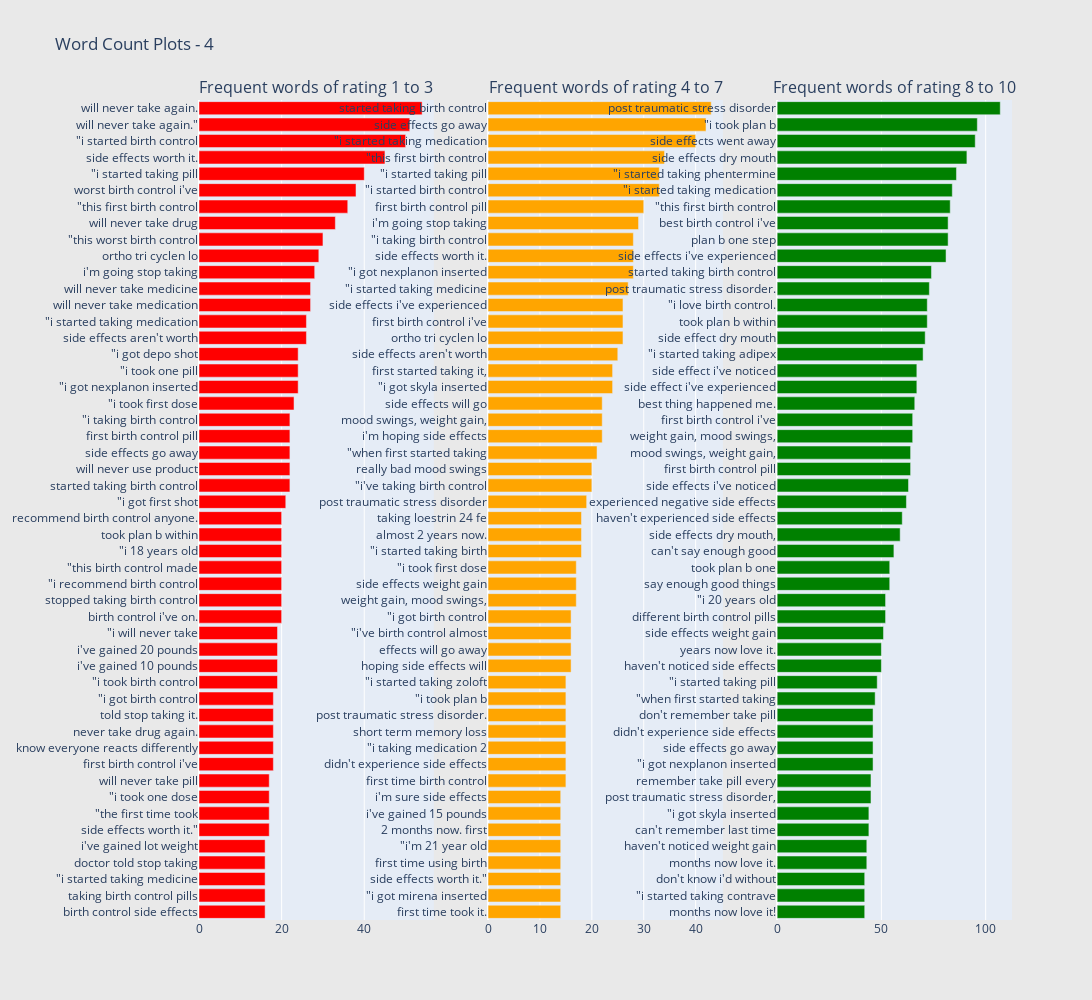

The cell this chart's notebook holds for it:
### Markdown cell above
4-gram 분석

### Code cell
# Good
freq_dict = defaultdict(int)
for sent in df_all_good["review"]:
    for word in generate_ngrams(sent,4):
        freq_dict[word] += 1
fd_sorted = pd.DataFrame(sorted(freq_dict.items(), key=lambda x: x[1])[::-1])
fd_sorted.columns = ["word", "wordcount"]
trace0 = horizontal_bar_chart(fd_sorted.head(50), 'green')

# soso
freq_dict = defaultdict(int)
for sent in df_all_so["review"]:
    for word in generate_ngrams(sent,4):
        freq_dict[word] += 1
fd_sorted = pd.DataFrame(sorted(freq_dict.items(), key=lambda x: x[1])[::-1])
fd_sorted.columns = ["word", "wordcount"]
trace1 = horizontal_bar_chart(fd_sorted.head(50), 'orange')

# bad
freq_dict = defaultdict(int)
for sent in df_all_bad["review"]:
    for word in generate_ngrams(sent,4):
        freq_dict[word] += 1
fd_sorted = pd.DataFrame(sorted(freq_dict.items(), key=lambda x: x[1])[::-1])
fd_sorted.columns = ["word", "wordcount"]
trace2 = horizontal_bar_chart(fd_sorted.head(50), 'red')

#시각화
fig = tools.make_subplots(rows=1, cols=3, vertical_spacing=0.2, 
                          subplot_titles=["Frequent words of rating 1 to 3", 
                                          "Frequent words of rating 4 to 7",
                                          "Frequent words of rating 8 to 10"])
fig.append_trace(trace2, 1, 1)
fig.append_trace(trace1, 1, 2)
fig.append_trace(trace0, 1, 3)
fig['layout'].update(height=1000, width=2000, paper_bgcolor='rgb(233,233,233)', title="Word Count Plots - 4")
py.iplot(fig, filename='word-plots')

### Figure 1 — Plotly figure (JSON) as saved in the notebook; plotly's stock layout.template omitted (floating-point values rounded to 4 significant figures)
{"data": [{"marker": {"color": "red"}, "orientation": "h", "showlegend": false, "type": "bar", "x": [16, 16, 16, 16, 16, 17, 17, 17, 17, 18, 18, 18, 18, 18, 19, 19, 19, 19, 20, 20, 20, 20, 20, 20, 20, 21, 22, 22, 22, 22, 22, 23, 24, 24, 24, 26, 26, 27, 27, 28, 29, 30, 33, 36, 38, 40, 45, 50, 51, 54], "xaxis": "x", "y": ["birth control side effects", "taking birth control pills", "\"i started taking medicine", "doctor told stop taking", "i&#039;ve gained lot weight", "side effects worth it.\"", "\"the first time took", "\"i took one dose", "will never take pill", "first birth control i&#039;ve", "know everyone reacts differently", "never take drug again.", "told stop taking it.", "\"i got birth control", "\"i took birth control", "i&#039;ve gained 10 pounds", "i&#039;ve gained 20 pounds", "\"i will never take", "birth control i&#039;ve on.", "stopped taking birth control", "\"i recommend birth control", "\"this birth control made", "\"i 18 years old", "took plan b within", "recommend birth control anyone.", "\"i got first shot", "started taking birth control", "will never use product", "side effects go away", "first birth control pill", "\"i taking birth control", "\"i took first dose", "\"i got nexplanon inserted", "\"i took one pill", "\"i got depo shot", "side effects aren&#039;t worth", "\"i started taking medication", "will never take medication", "will never take medicine", "i&#039;m going stop taking", "ortho tri cyclen lo", "\"this worst birth control", "will never take drug", "\"this first birth control", "worst birth control i&#039;ve", "\"i started taking pill", "side effects worth it.", "\"i started birth control", "will never take again.\"", "will never take again."], "yaxis": "y"}, {"marker": {"color": "orange"}, "orientation": "h", "showlegend": false, "type": "bar", "x": [14, 14, 14, 14, 14, 14, 14, 14, 15, 15, 15, 15, 15, 15, 15, 16, 16, 16, 16, 17, 17, 17, 18, 18, 18, 19, 20, 20, 21, 22, 22, 22, 24, 24, 25, 26, 26, 26, 27, 28, 28, 28, 29, 30, 33, 33, 34, 40, 42, 43], "xaxis": "x2", "y": ["first time took it.", "\"i got mirena inserted", "side effects worth it.\"", "first time using birth", "\"i&#039;m 21 year old", "2 months now. first", "i&#039;ve gained 15 pounds", "i&#039;m sure side effects", "first time birth control", "didn&#039;t experience side effects", "\"i taking medication 2", "short term memory loss", "post traumatic stress disorder.", "\"i took plan b", "\"i started taking zoloft", "hoping side effects will", "effects will go away", "\"i&#039;ve birth control almost", "\"i got birth control", "weight gain, mood swings,", "side effects weight gain", "\"i took first dose", "\"i started taking birth", "almost 2 years now.", "taking loestrin 24 fe", "post traumatic stress disorder", "\"i&#039;ve taking birth control", "really bad mood swings", "\"when first started taking", "i&#039;m hoping side effects", "mood swings, weight gain,", "side effects will go", "\"i got skyla inserted", "first started taking it,", "side effects aren&#039;t worth", "ortho tri cyclen lo", "first birth control i&#039;ve", "side effects i&#039;ve experienced", "\"i started taking medicine", "\"i got nexplanon inserted", "side effects worth it.", "\"i taking birth control", "i&#039;m going stop taking", "first birth control pill", "\"i started birth control", "\"i started taking pill", "\"this first birth control", "\"i started taking medication", "side effects go away", "started taking birth control"], "yaxis": "y2"}, {"marker": {"color": "green"}, "orientation": "h", "showlegend": false, "type": "bar", "x": [42, 42, 42, 43, 43, 44, 44, 45, 45, 46, 46, 46, 46, 47, 48, 50, 50, 51, 52, 52, 54, 54, 56, 59, 60, 62, 63, 64, 64, 65, 65, 66, 67, 67, 70, 71, 72, 72, 73, 74, 81, 82, 82, 83, 84, 86, 91, 95, 96, 107], "xaxis": "x3", "y": ["months now love it!", "\"i started taking contrave", "don&#039;t know i&#039;d without", "months now love it.", "haven&#039;t noticed weight gain", "can&#039;t remember last time", "\"i got skyla inserted", "post traumatic stress disorder,", "remember take pill every", "\"i got nexplanon inserted", "side effects go away", "didn&#039;t experience side effects", "don&#039;t remember take pill", "\"when first started taking", "\"i started taking pill", "haven&#039;t noticed side effects", "years now love it.", "side effects weight gain", "different birth control pills", "\"i 20 years old", "say enough good things", "took plan b one", "can&#039;t say enough good", "side effects dry mouth,", "haven&#039;t experienced side effects", "experienced negative side effects", "side effects i&#039;ve noticed", "first birth control pill", "mood swings, weight gain,", "weight gain, mood swings,", "first birth control i&#039;ve", "best thing happened me.", "side effect i&#039;ve experienced", "side effect i&#039;ve noticed", "\"i started taking adipex", "side effect dry mouth", "took plan b within", "\"i love birth control.", "post traumatic stress disorder.", "started taking birth control", "side effects i&#039;ve experienced", "plan b one step", "best birth control i&#039;ve", "\"this first birth control", "\"i started taking medication", "\"i started taking phentermine", "side effects dry mouth", "side effects went away", "\"i took plan b", "post traumatic stress disorder"], "yaxis": "y3"}], "layout": {"annotations": [{"font": {"size": 16}, "showarrow": false, "text": "Frequent words of rating 1 to 3", "x": 0.1444, "xanchor": "center", "xref": "paper", "y": 1, "yanchor": "bottom", "yref": "paper"}, {"font": {"size": 16}, "showarrow": false, "text": "Frequent words of rating 4 to 7", "x": 0.5, "xanchor": "center", "xref": "paper", "y": 1, "yanchor": "bottom", "yref": "paper"}, {"font": {"size": 16}, "showarrow": false, "text": "Frequent words of rating 8 to 10", "x": 0.8556, "xanchor": "center", "xref": "paper", "y": 1, "yanchor": "bottom", "yref": "paper"}], "height": 1000, "paper_bgcolor": "rgb(233,233,233)", "title": {"text": "Word Count Plots - 4"}, "width": 2000, "xaxis": {"anchor": "y", "domain": [0, 0.2889]}, "xaxis2": {"anchor": "y2", "domain": [0.3556, 0.6444]}, "xaxis3": {"anchor": "y3", "domain": [0.7111, 1]}, "yaxis": {"anchor": "x", "domain": [0, 1]}, "yaxis2": {"anchor": "x2", "domain": [0, 1]}, "yaxis3": {"anchor": "x3", "domain": [0, 1]}}}
